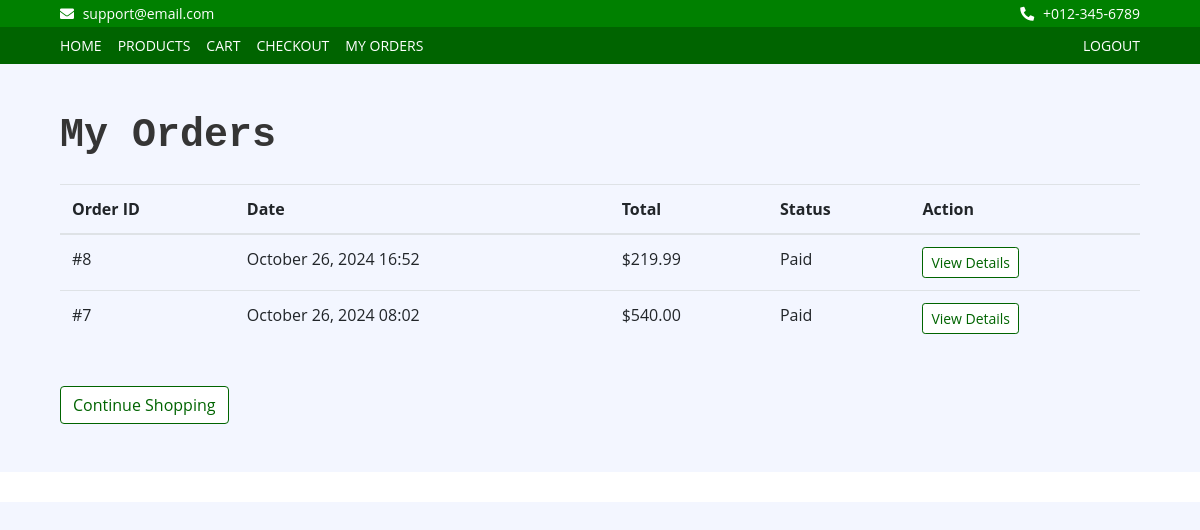
The app's page /orders/ (signed in) with its own data.
### store/models.py (models this page shows, shortened)
class Order(models.Model):
    STATUS_CHOICES = (
        ('pending', 'Pending'),
        ('processing', 'Processing'),
        ('shipped', 'Shipped'),
        ('delivered', 'Delivered'),
        ('cancelled', 'Cancelled'),)
    settlement_request = models.ForeignKey(SettlementRequest, on_delete=models.SET_NULL, null=True, blank=True, related_name='orders')
    settlement_request_status = models.CharField(max_length=20, default='not_requested', choices=[
        ('not_requested', 'Not Requested'),
        ('requested', 'Requested'),
        ('approved', 'Approved'),
        ('rejected', 'Rejected'),
    ])
    status = models.CharField(max_length=20, choices=STATUS_CHOICES, default='pending')
    user = models.ForeignKey(settings.AUTH_USER_MODEL, on_delete=models.CASCADE, related_name='orders')
    seller = models.ForeignKey(settings.AUTH_USER_MODEL, on_delete=models.SET_NULL, null=True, blank=True, related_name='sold_orders')
    total_price = models.DecimalField(max_digits=10, decimal_places=2)
    shipping_address = models.TextField()
    phone_number = models.CharField(max_length=15)
    is_paid = models.BooleanField(default=False)
    razorpay_order_id = models.CharField(max_length=100, blank=True, null=True)
    razorpay_payment_id = models.CharField(max_length=100, blank=True, null=True)
    created_at = models.DateTimeField(auto_now_add=True)

### store/views.py (the view)
# urls.py: path("orders/", views.user_orders_list, name="user_orders_list"),
@login_required
def user_orders_list(request):
    orders = Order.objects.filter(user=request.user).order_by('-created_at')
    page = request.GET.get('page', 1)
    paginator = Paginator(orders, 10)  # Show 10 orders per page
    try:
        orders = paginator.page(page)
    except PageNotAnInteger:
        orders = paginator.page(1)
    except EmptyPage:
        orders = paginator.page(paginator.num_pages)
    context = {
        'orders': orders
    }
    return render(request, 'store/order_list.html', context)

### store/templates/store/order_list.html (shortened to what this page needs)
{% extends 'base.html' %}
{% block content %}
<div class="container my-5">
    <h1 class="mb-4">My Orders</h1>
    {% if orders %}
        <div class="table-responsive">
            <table class="table table-hover">
                <thead>
                    <tr>
                        <th>Order ID</th>
                        <th>Date</th>
                        <th>Total</th>
                        <th>Status</th>
                        <th>Action</th>
                    </tr>
                </thead>
                <tbody>
                    {% for order in orders %}
                    <tr>
                        <td>#{{ order.id }}</td>
                        <td>{{ order.created_at|date:"F d, Y H:i" }}</td>
                        <td>${{ order.total_price }}</td>
                        <td>{% if order.is_paid %}Paid{% else %}Pending{% endif %}</td>
                        <td>
                            <a href="{% url 'order_detail' order.id %}" class="btn btn-sm btn-primary">View Details</a>
                        </td>
                    </tr>
                    {% endfor %}
                </tbody>
            </table>
        </div>
    {% else %}
        <div class="alert alert-info" role="alert">
            You haven't placed any orders yet.
        </div>
    {% endif %}
    <div class="mt-4">
        <a href="{% url 'home' %}" class="btn btn-primary">Continue Shopping</a>
    </div>
</div>
{% endblock %}

### static/css/style.css (style rules this page uses)
body { color: #353535; font-family: 'Open Sans', sans-serif; font-weight: 400; background: #f3f6ff; }
a { color: #1c1b1b; }
h1 { font-family: 'Source Code Pro', monospace; font-weight: 900; }
.btn { color: #006400; background: #ffffff; border: 1px solid #006400; }

### records on screen
Order: id "8", created_at "October 26, 2024 16:52", total_price "219.99", is_paid "Paid"
Order: id "7", created_at "October 26, 2024 08:02", total_price "540.00", is_paid "Paid"
